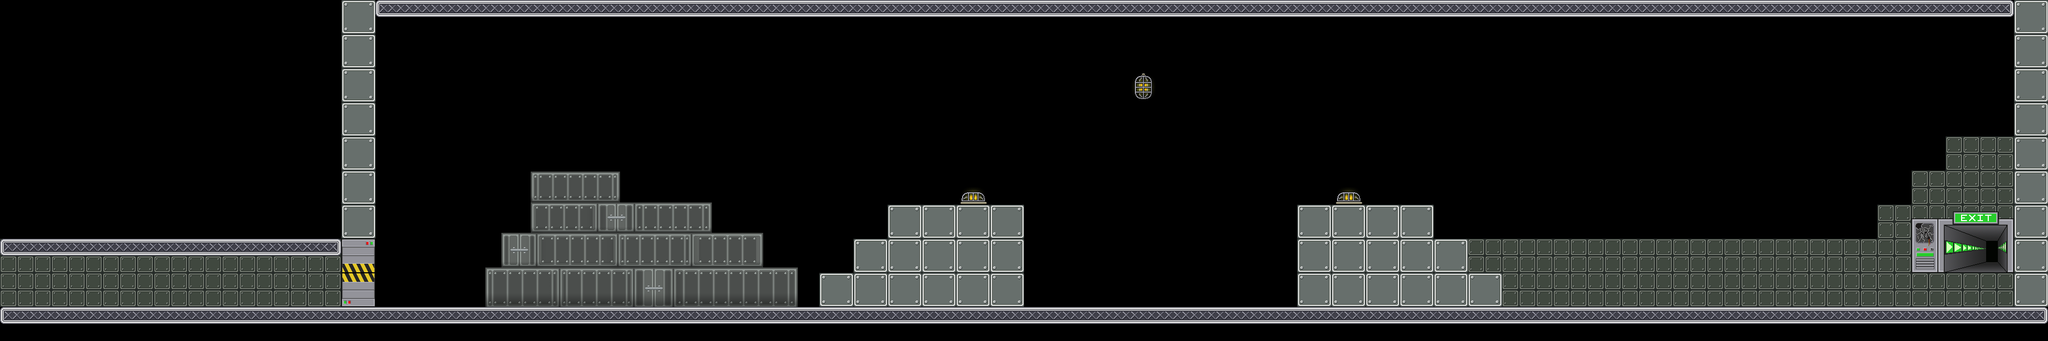

This game map was drawn from its Tiled (.tmx) file and the tilesets committed beside it. A one-line description and the trimmed map source follow:
An orthogonal 60x10 tile map with 64x64 px tiles, 2 tile layers (foreground, front), 20 tilesets and 30 objects.

<map version="1.0" orientation="orthogonal" width="60" height="10" tilewidth="64" tileheight="64">
 <tileset firstgid="1" name="mur" tilewidth="64" tileheight="64">
  <image source="data/mur.png" trans="ffffff" width="64" height="64" />
 </tileset>
 <tileset firstgid="2" name="sol" tilewidth="64" tileheight="64">
  <image source="data/sol.png" trans="ffffff" width="64" height="64" />
 </tileset>
 <tileset firstgid="3" name="alone" tilewidth="64" tileheight="64">
  <image source="data/alone.png" width="64" height="64" />
 </tileset>
 <tileset firstgid="4" name="left" tilewidth="64" tileheight="64">
  <image source="data/left.png" width="64" height="64" />
 </tileset>
 <tileset firstgid="5" name="mid" tilewidth="64" tileheight="64">
  <image source="data/mid.png" width="64" height="64" />
 </tileset>
 <tileset firstgid="6" name="right" tilewidth="64" tileheight="64">
  <image source="data/right.png" width="64" height="64" />
 </tileset>
 <tileset firstgid="7" name="portebas" tilewidth="64" tileheight="64">
  <image source="data/portebas.png" width="64" height="64" />
 </tileset>
 <tileset firstgid="8" name="portehaut" tilewidth="64" tileheight="64">
  <image source="data/portehaut.png" width="64" height="64" />
 </tileset>
 <tileset firstgid="9" name="fin" tilewidth="192" tileheight="128">
  <image source="data/fin.png" width="192" height="128" />
 </tileset>
 <tileset firstgid="10" name="citerne" tilewidth="418" tileheight="632">
  <tileoffset x="0" y="632" />
  <image source="data/citerne.png" width="418" height="632" />
 </tileset>
 <tileset firstgid="11" name="container1" tilewidth="610" tileheight="276">
  <tileoffset x="0" y="195" />
  <image source="data/container1.png" width="610" height="276" />
 </tileset>
 <tileset firstgid="12" name="container2" tilewidth="480" tileheight="330">
  <tileoffset x="0" y="280" />
  <image source="data/container2.png" width="480" height="330" />
 </tileset>
 <tileset firstgid="13" name="cable1" tilewidth="77" tileheight="372">
  <tileoffset x="0" y="372" />
  <properties>
   <property name="anim" value="true" />
   <property name="frames" value="8" />
  </properties>
  <image source="data/cable1.png" width="77" height="372" />
 </tileset>
 <tileset firstgid="14" name="passerelle1" tilewidth="198" tileheight="342">
  <tileoffset x="0" y="342" />
  <image source="data/passerelle1.png" width="198" height="342" />
 </tileset>
 <tileset firstgid="15" name="passerelle2" tilewidth="122" tileheight="599">
  <tileoffset x="0" y="599" />
  <properties>
   <property name="anim" value="true" />
   <property name="frames" value="8" />
  </properties>
  <image source="data/passerelle2.png" width="122" height="599" />
 </tileset>
 <tileset firstgid="16" name="cable2" tilewidth="46" tileheight="243">
  <tileoffset x="0" y="243" />
  <properties>
   <property name="anim" value="true" />
   <property name="frames" value="8" />
  </properties>
  <image source="data/cable2.png" width="46" height="243" />
 </tileset>
 <tileset firstgid="17" name="mur2" tilewidth="64" tileheight="64">
  <image source="data/mur2.png" width="64" height="64" />
 </tileset>
 <tileset firstgid="18" name="lampe1" tilewidth="64" tileheight="64">
  <properties>
   <property name="anim" value="true" />
   <property name="frames" value="4" />
  </properties>
  <image source="data/lampe1.png" width="67" height="64" />
 </tileset>
 <tileset firstgid="19" name="lampe2" tilewidth="64" tileheight="64">
  <properties>
   <property name="anim" value="true" />
   <property name="frames" value="4" />
  </properties>
  <image source="data/lampe2.png" width="64" height="64" />
 </tileset>
 <tileset firstgid="20" name="cable" tilewidth="64" tileheight="64">
  <image source="data/cable.png" width="64" height="64" />
 </tileset>
 <layer name="foreground" width="70" height="10">
  <data>[700 cells, 66 non-empty, 5 distinct tile ids]</data>
 </layer>
 <layer name="front" width="70" height="10">
  <data>[700 cells, 167 non-empty, 8 distinct tile ids]</data>
 </layer>
 <objectgroup color="#00ff00" name="wall" width="70" height="10">
  <object x="3776" y="0" width="64" height="576" />
  <object x="640" y="0" width="64" height="576" />
  <object x="1856" y="448" width="64" height="128" />
  <object x="2432" y="448" width="64" height="128" />
 </objectgroup>
 <objectgroup color="#0000ff" name="platform" width="70" height="10">
  <object x="640" y="576" width="3200" height="64" />
  <object x="704" y="0" width="3072" height="64" />
  <object x="2432" y="384" width="256" height="64" />
  <object x="2688" y="448" width="64" height="64" />
  <object x="2752" y="512" width="64" height="64" />
  <object x="1600" y="448" width="64" height="64" />
  <object x="1664" y="384" width="256" height="64" />
  <object x="1536" y="512" width="64" height="64" />
 </objectgroup>
 <objectgroup color="#ffffff" name="movable" width="70" height="10" />
 <objectgroup color="#ff6666" name="destroyable" width="70" height="10" />
 <objectgroup color="#800000" name="metalman" width="70" height="10">
  <object x="768" y="512" width="64" height="64">
   <properties>
    <property name="powers" value="Alu" />
   </properties>
  </object>
 </objectgroup>
 <objectgroup color="#800000" name="generator" width="70" height="10" />
 <objectgroup color="#66ccff" name="switch" width="70" height="10" />
 <objectgroup color="#e6e6e6" name="metal" width="70" height="10" />
 <objectgroup color="#333333" name="gate" width="70" height="10" />
 <objectgroup color="#004080" name="acid" width="70" height="10">
  <object x="2176" y="512" width="64" height="64">
   <properties>
    <property name="type" value="bm" />
   </properties>
  </object>
  <object x="2304" y="512" width="64" height="64">
   <properties>
    <property name="type" value="bm" />
   </properties>
  </object>
  <object x="2048" y="512" width="64" height="64">
   <properties>
    <property name="type" value="bm" />
   </properties>
  </object>
  <object x="2048" y="448" width="64" height="64">
   <properties>
    <property name="type" value="hm" />
   </properties>
  </object>
  <object x="2112" y="512" width="64" height="64">
   <properties>
    <property name="type" value="bm" />
   </properties>
  </object>
  <object x="2176" y="448" width="64" height="64">
   <properties>
    <property name="type" value="hm" />
   </properties>
  </object>
  <object x="1920" y="512" width="64" height="64">
   <properties>
    <property name="type" value="bg" />
   </properties>
  </object>
  <object x="2368" y="512" width="64" height="64">
   <properties>
    <property name="type" value="bd" />
   </properties>
  </object>
  <object x="2240" y="448" width="64" height="64">
   <properties>
    <property name="type" value="hm" />
   </properties>
  </object>
  <object x="1984" y="512" width="64" height="64">
   <properties>
    <property name="type" value="bm" />
   </properties>
  </object>
  <object x="2368" y="448" width="64" height="64">
   <properties>
    <property name="type" value="hd" />
   </properties>
  </object>
  <object x="2304" y="448" width="64" height="64">
   <properties>
    <property name="type" value="hm" />
   </properties>
  </object>
  <object x="1984" y="448" width="64" height="64">
   <properties>
    <property name="type" value="hm" />
   </properties>
  </object>
  <object x="1920" y="448" width="64" height="64">
   <properties>
    <property name="type" value="hg" />
   </properties>
  </object>
  <object x="2112" y="448" width="64" height="64">
   <properties>
    <property name="type" value="hm" />
   </properties>
  </object>
  </objectgroup>
 <objectgroup color="#ffff00" name="arc" width="70" height="10" />
 <objectgroup color="#ffff00" name="levelend" width="70" height="10">
  <!-- 1 objects omitted --></objectgroup>
 <objectgroup color="#800080" name="gateswitch" width="70" height="10" />
 <objectgroup name="lamps" width="70" height="10" />
</map>
<!-- 2 of 30 objects omitted -->
